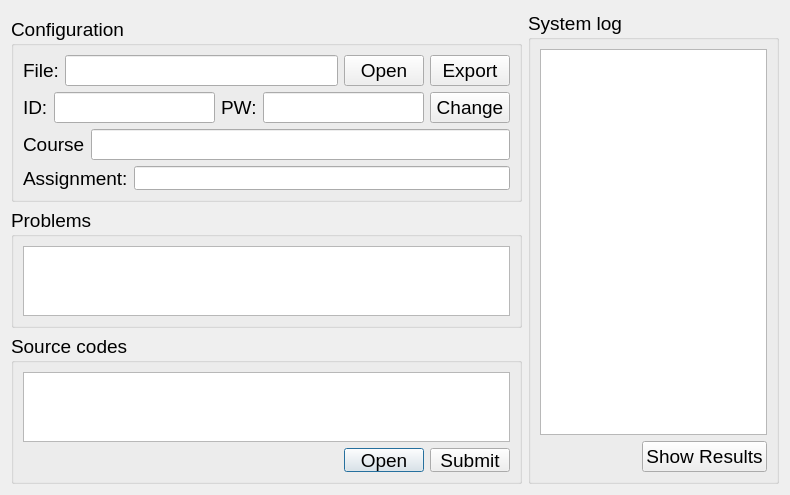
<?xml version="1.0" encoding="UTF-8"?>
<ui version="4.0">
 <class>Dialog</class>
 <widget class="QDialog" name="Dialog">
  <property name="geometry">
   <rect>
    <x>0</x>
    <y>0</y>
    <width>790</width>
    <height>463</height>
   </rect>
  </property>
  <property name="windowTitle">
   <string>Dialog</string>
  </property>
  <layout class="QGridLayout" name="gridLayout">
   <item row="3" column="0">
    <widget class="QGroupBox" name="groupBox_files">
     <property name="sizePolicy">
      <sizepolicy hsizetype="Preferred" vsizetype="Expanding">
       <horstretch>0</horstretch>
       <verstretch>0</verstretch>
      </sizepolicy>
     </property>
     <property name="font">
      <font>
       <family>Tahoma</family>
       <pointsize>14</pointsize>
      </font>
     </property>
     <property name="title">
      <string>Source codes</string>
     </property>
     <layout class="QVBoxLayout" name="verticalLayout_5">
      <item>
       <layout class="QVBoxLayout" name="verticalLayout_2">
        <item>
         <widget class="QTableWidget" name="tableWidget_files">
          <property name="sizePolicy">
           <sizepolicy hsizetype="Minimum" vsizetype="Expanding">
            <horstretch>0</horstretch>
            <verstretch>0</verstretch>
           </sizepolicy>
          </property>
         </widget>
        </item>
        <item>
         <layout class="QGridLayout" name="gridLayout_2">
          <item row="0" column="2">
           <widget class="QPushButton" name="pushButton_openFiles">
            <property name="minimumSize">
             <size>
              <width>0</width>
              <height>24</height>
             </size>
            </property>
            <property name="font">
             <font>
              <family>Tahoma</family>
              <pointsize>14</pointsize>
             </font>
            </property>
            <property name="text">
             <string>Open</string>
            </property>
           </widget>
          </item>
          <item row="0" column="0">
           <spacer name="horizontalSpacer">
            <property name="orientation">
             <enum>Qt::Horizontal</enum>
            </property>
            <property name="sizeType">
             <enum>QSizePolicy::Expanding</enum>
            </property>
            <property name="sizeHint" stdset="0">
             <size>
              <width>20</width>
              <height>20</height>
             </size>
            </property>
           </spacer>
          </item>
          <item row="0" column="3">
           <widget class="QPushButton" name="pushButton_submitFiles">
            <property name="minimumSize">
             <size>
              <width>0</width>
              <height>24</height>
             </size>
            </property>
            <property name="font">
             <font>
              <family>Tahoma</family>
              <pointsize>14</pointsize>
             </font>
            </property>
            <property name="text">
             <string>Submit</string>
            </property>
           </widget>
          </item>
          <item row="0" column="1">
           <spacer name="horizontalSpacer_2">
            <property name="orientation">
             <enum>Qt::Horizontal</enum>
            </property>
            <property name="sizeType">
             <enum>QSizePolicy::Expanding</enum>
            </property>
            <property name="sizeHint" stdset="0">
             <size>
              <width>40</width>
              <height>20</height>
             </size>
            </property>
           </spacer>
          </item>
         </layout>
        </item>
       </layout>
      </item>
     </layout>
    </widget>
   </item>
   <item row="0" column="1" rowspan="4">
    <widget class="QGroupBox" name="groupBox_systemlog">
     <property name="sizePolicy">
      <sizepolicy hsizetype="Preferred" vsizetype="Expanding">
       <horstretch>0</horstretch>
       <verstretch>0</verstretch>
      </sizepolicy>
     </property>
     <property name="font">
      <font>
       <family>Tahoma</family>
       <pointsize>14</pointsize>
      </font>
     </property>
     <property name="title">
      <string>System log</string>
     </property>
     <property name="flat">
      <bool>false</bool>
     </property>
     <layout class="QVBoxLayout" name="verticalLayout_3">
      <item>
       <widget class="QTextBrowser" name="textBrowser_syslog">
        <property name="sizePolicy">
         <sizepolicy hsizetype="Expanding" vsizetype="Expanding">
          <horstretch>0</horstretch>
          <verstretch>0</verstretch>
         </sizepolicy>
        </property>
        <property name="font">
         <font>
          <family>Courier New</family>
          <pointsize>14</pointsize>
         </font>
        </property>
       </widget>
      </item>
      <item>
       <layout class="QGridLayout" name="gridLayout_3">
        <item row="0" column="1">
         <widget class="QPushButton" name="pushButton_showResults">
          <property name="minimumSize">
           <size>
            <width>90</width>
            <height>24</height>
           </size>
          </property>
          <property name="maximumSize">
           <size>
            <width>16777215</width>
            <height>90</height>
           </size>
          </property>
          <property name="font">
           <font>
            <family>Tahoma</family>
            <pointsize>14</pointsize>
           </font>
          </property>
          <property name="text">
           <string>Show Results</string>
          </property>
         </widget>
        </item>
        <item row="0" column="0">
         <spacer name="horizontalSpacer_3">
          <property name="orientation">
           <enum>Qt::Horizontal</enum>
          </property>
          <property name="sizeType">
           <enum>QSizePolicy::Expanding</enum>
          </property>
          <property name="sizeHint" stdset="0">
           <size>
            <width>20</width>
            <height>20</height>
           </size>
          </property>
         </spacer>
        </item>
       </layout>
      </item>
     </layout>
    </widget>
   </item>
   <item row="2" column="0">
    <widget class="QGroupBox" name="groupBox_problems">
     <property name="sizePolicy">
      <sizepolicy hsizetype="Preferred" vsizetype="Expanding">
       <horstretch>0</horstretch>
       <verstretch>0</verstretch>
      </sizepolicy>
     </property>
     <property name="font">
      <font>
       <family>Tahoma</family>
       <pointsize>14</pointsize>
      </font>
     </property>
     <property name="title">
      <string>Problems</string>
     </property>
     <layout class="QVBoxLayout" name="verticalLayout_4">
      <item>
       <widget class="QTableWidget" name="tableWidget_problems">
        <property name="sizePolicy">
         <sizepolicy hsizetype="Preferred" vsizetype="Expanding">
          <horstretch>0</horstretch>
          <verstretch>0</verstretch>
         </sizepolicy>
        </property>
       </widget>
      </item>
     </layout>
    </widget>
   </item>
   <item row="1" column="0">
    <widget class="QGroupBox" name="groupBox">
     <property name="font">
      <font>
       <family>Tahoma</family>
       <pointsize>14</pointsize>
      </font>
     </property>
     <property name="title">
      <string>Configuration</string>
     </property>
     <layout class="QVBoxLayout" name="verticalLayout_6">
      <item>
       <layout class="QVBoxLayout" name="verticalLayout">
        <item>
         <layout class="QHBoxLayout" name="horizontalLayout_4">
          <property name="sizeConstraint">
           <enum>QLayout::SetMinAndMaxSize</enum>
          </property>
          <item>
           <widget class="QLabel" name="label_6">
            <property name="sizePolicy">
             <sizepolicy hsizetype="Fixed" vsizetype="Fixed">
              <horstretch>0</horstretch>
              <verstretch>0</verstretch>
             </sizepolicy>
            </property>
            <property name="font">
             <font>
              <family>Tahoma</family>
              <pointsize>14</pointsize>
             </font>
            </property>
            <property name="text">
             <string>File:</string>
            </property>
           </widget>
          </item>
          <item>
           <widget class="QLineEdit" name="lineEdit_config">
            <property name="sizePolicy">
             <sizepolicy hsizetype="Expanding" vsizetype="Preferred">
              <horstretch>0</horstretch>
              <verstretch>0</verstretch>
             </sizepolicy>
            </property>
            <property name="font">
             <font>
              <family>Tahoma</family>
              <pointsize>14</pointsize>
             </font>
            </property>
           </widget>
          </item>
          <item>
           <widget class="QPushButton" name="pushButton_openConfig">
            <property name="minimumSize">
             <size>
              <width>0</width>
              <height>24</height>
             </size>
            </property>
            <property name="font">
             <font>
              <family>Tahoma</family>
              <pointsize>14</pointsize>
             </font>
            </property>
            <property name="text">
             <string>Open</string>
            </property>
           </widget>
          </item>
          <item>
           <widget class="QPushButton" name="pushButton_exportConfig">
            <property name="minimumSize">
             <size>
              <width>0</width>
              <height>24</height>
             </size>
            </property>
            <property name="font">
             <font>
              <family>Tahoma</family>
              <pointsize>14</pointsize>
             </font>
            </property>
            <property name="text">
             <string>Export</string>
            </property>
           </widget>
          </item>
         </layout>
        </item>
        <item>
         <layout class="QHBoxLayout" name="horizontalLayout_2">
          <property name="sizeConstraint">
           <enum>QLayout::SetMinimumSize</enum>
          </property>
          <item>
           <widget class="QLabel" name="label_id">
            <property name="sizePolicy">
             <sizepolicy hsizetype="Fixed" vsizetype="Preferred">
              <horstretch>0</horstretch>
              <verstretch>0</verstretch>
             </sizepolicy>
            </property>
            <property name="font">
             <font>
              <family>Tahoma</family>
              <pointsize>14</pointsize>
             </font>
            </property>
            <property name="text">
             <string>ID:</string>
            </property>
           </widget>
          </item>
          <item>
           <widget class="QLineEdit" name="lineEdit_id">
            <property name="sizePolicy">
             <sizepolicy hsizetype="Expanding" vsizetype="Preferred">
              <horstretch>0</horstretch>
              <verstretch>0</verstretch>
             </sizepolicy>
            </property>
            <property name="font">
             <font>
              <family>Tahoma</family>
              <pointsize>14</pointsize>
             </font>
            </property>
           </widget>
          </item>
          <item>
           <widget class="QLabel" name="label_pw">
            <property name="sizePolicy">
             <sizepolicy hsizetype="Fixed" vsizetype="Preferred">
              <horstretch>0</horstretch>
              <verstretch>0</verstretch>
             </sizepolicy>
            </property>
            <property name="font">
             <font>
              <family>Tahoma</family>
              <pointsize>14</pointsize>
             </font>
            </property>
            <property name="text">
             <string>PW:</string>
            </property>
           </widget>
          </item>
          <item>
           <widget class="QLineEdit" name="lineEdit_pw">
            <property name="sizePolicy">
             <sizepolicy hsizetype="Expanding" vsizetype="Preferred">
              <horstretch>0</horstretch>
              <verstretch>0</verstretch>
             </sizepolicy>
            </property>
            <property name="font">
             <font>
              <family>Tahoma</family>
              <pointsize>14</pointsize>
             </font>
            </property>
           </widget>
          </item>
          <item>
           <widget class="QPushButton" name="pushButton_changePassword">
            <property name="minimumSize">
             <size>
              <width>0</width>
              <height>24</height>
             </size>
            </property>
            <property name="font">
             <font>
              <family>Tahoma</family>
              <pointsize>14</pointsize>
             </font>
            </property>
            <property name="text">
             <string>Change</string>
            </property>
           </widget>
          </item>
         </layout>
        </item>
        <item>
         <layout class="QHBoxLayout" name="horizontalLayout_1">
          <property name="sizeConstraint">
           <enum>QLayout::SetMinAndMaxSize</enum>
          </property>
          <item>
           <widget class="QLabel" name="label_4">
            <property name="sizePolicy">
             <sizepolicy hsizetype="Fixed" vsizetype="Fixed">
              <horstretch>0</horstretch>
              <verstretch>0</verstretch>
             </sizepolicy>
            </property>
            <property name="font">
             <font>
              <family>Tahoma</family>
              <pointsize>14</pointsize>
             </font>
            </property>
            <property name="text">
             <string>Course</string>
            </property>
           </widget>
          </item>
          <item>
           <widget class="QLineEdit" name="lineEdit_course">
            <property name="sizePolicy">
             <sizepolicy hsizetype="Preferred" vsizetype="Preferred">
              <horstretch>0</horstretch>
              <verstretch>0</verstretch>
             </sizepolicy>
            </property>
            <property name="font">
             <font>
              <family>Tahoma</family>
              <pointsize>14</pointsize>
             </font>
            </property>
           </widget>
          </item>
         </layout>
        </item>
        <item>
         <layout class="QHBoxLayout" name="horizontalLayout_3">
          <item>
           <widget class="QLabel" name="label_3">
            <property name="sizePolicy">
             <sizepolicy hsizetype="Fixed" vsizetype="Preferred">
              <horstretch>0</horstretch>
              <verstretch>0</verstretch>
             </sizepolicy>
            </property>
            <property name="font">
             <font>
              <family>Tahoma</family>
              <pointsize>14</pointsize>
             </font>
            </property>
            <property name="text">
             <string>Assignment:</string>
            </property>
           </widget>
          </item>
          <item>
           <widget class="QLineEdit" name="lineEdit_assignment">
            <property name="sizePolicy">
             <sizepolicy hsizetype="Preferred" vsizetype="Preferred">
              <horstretch>0</horstretch>
              <verstretch>0</verstretch>
             </sizepolicy>
            </property>
            <property name="minimumSize">
             <size>
              <width>0</width>
              <height>24</height>
             </size>
            </property>
            <property name="font">
             <font>
              <family>Tahoma</family>
              <pointsize>14</pointsize>
             </font>
            </property>
           </widget>
          </item>
         </layout>
        </item>
       </layout>
      </item>
     </layout>
    </widget>
   </item>
  </layout>
 </widget>
 <resources/>
 <connections/>
</ui>
